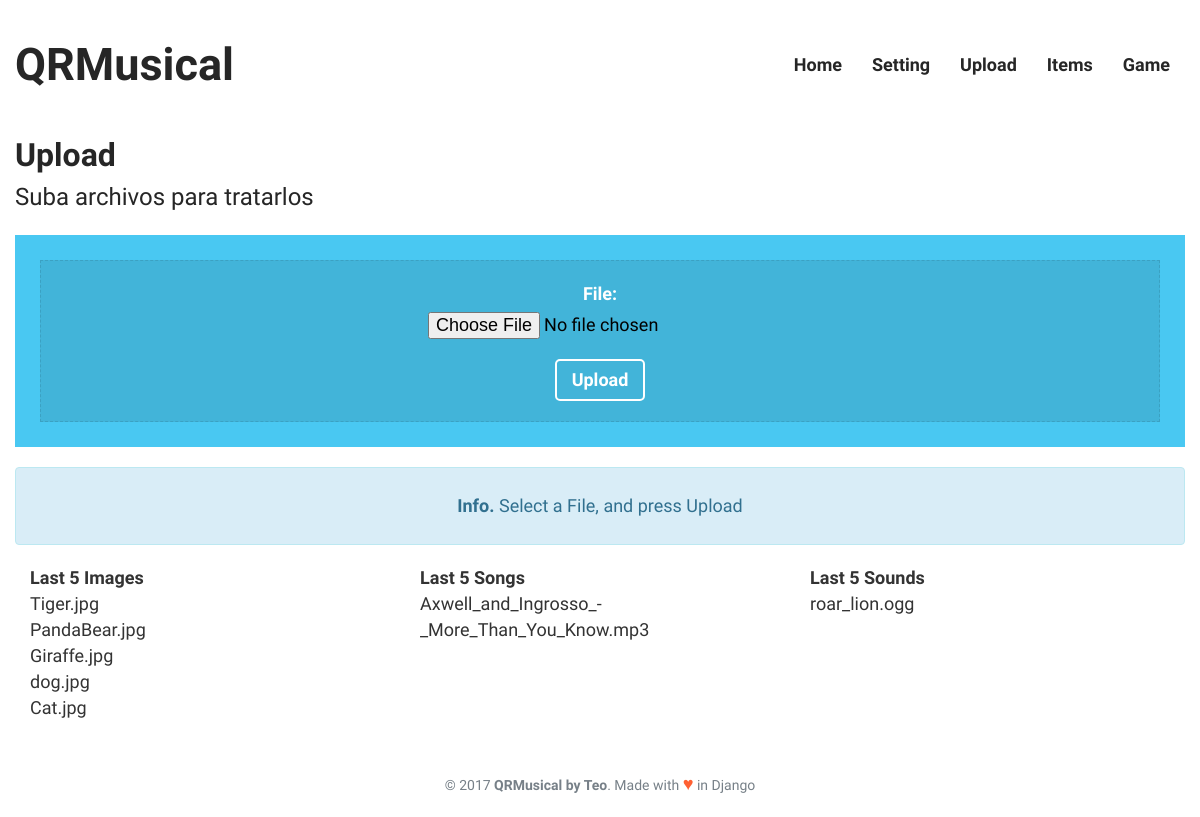
Page /upload/ on the committed database.
### appQRMusical/models.py (models this page shows)
class File(models.Model):
    FILE_TYPES = (
        ('mp3', 'Song'),
        ('ogg', 'Sound'),
        ('jpg', 'Image'),
    )
    id = models.AutoField(primary_key=True)
    file = models.FileField(upload_to=directory_to_upload)
    filename = models.CharField(max_length=128, blank=True, null=True)
    filetype = models.CharField(max_length=3, choices=FILE_TYPES, blank=True)
    upload_date = models.DateTimeField(auto_now_add=True)
    def __str__(self):
        return self.filename

### appQRMusical/views.py (the view)
# urls.py: url(r'^upload/$', views.upload, name ='upload'),
def upload(request):
	context = last_items(request, 5)
	context['message'] = "Select a File, and press Upload"
	context['alert'] = "alert-info"
	if request.method == 'POST':
		context['form'] = FileForm(request.POST, request.FILES)
		if context['form'].is_valid():
			file_up = File()
			file_up.file = request.FILES['file']
			file_up.filename = request.FILES['file'].name
			name, ext = file_up.filename.rsplit('.', 1)
			file_up.filetype = ext
			file_up.save()
			context['message'] = "File \"%s\" upload success" % (file_up)
			context['alert'] = "alert-success"
	else:
		context['form'] = FileForm()
	return render(request, 'upload.html', context)

### appQRMusical/forms.py
class FileForm(forms.ModelForm):
    class Meta:
        model = File
        fields = ('file', )

### appQRMusical/templatetags/zbar_extras.py (called while the page is built)
@register.simple_tag
def stop_cam():
	print("Stop Cam")
	if global_vars.zbar_status != None:
		os.system("ps -A | grep zbar| awk '{print $1}' | xargs kill -9 $1")
		global_vars.zbar_status = None
		global_vars.message = 'Get close QR code to cam'
		global_vars.cam = 1

### appQRMusical/views.py (called while the page is built)
def last_items(request, number_objects):
	return {
		'images_list'	: File.objects.order_by('-upload_date').filter(filetype="jpg")[:number_objects],
		'songs_list'	: File.objects.order_by('-upload_date').filter(filetype="mp3")[:number_objects],
		'sounds_list'	: File.objects.order_by('-upload_date').filter(filetype="ogg")[:number_objects],
	}

### appQRMusical/templates/upload.html (shortened to what this page needs)
{% extends "common_template.html" %}
{% block activate_upload %} class="active" {% endblock %}
{% block content %}
<div class="container">
    <div class="row">
        <h1>Upload</h1>
        <h2>Suba archivos para tratarlos</h2>
		<div class="col-sm-12 QRM_box QRM_blue">
			<div class="QRM_box_in">
				<form method="post" enctype="multipart/form-data">
					<center>{{ form.as_p }}</center>
					<button type="submit" class="QRM_btn">Upload</button>
				</form>
			</div>
		</div>
		<div class="col-sm-12 QRM_box alert {{ alert }}">
			<p>
				<strong>
					{% if alert == 'alert-info' %}
						Info.
					{% elif alert == 'alert-success' %}
						Succes!.
					{% endif %}
				</strong>
				{{ message }}
			</p>
		</div>
	</div>
</div>
<div>
	{% include "last_items.html" with images_list=images_list %}
</div>
{% endblock content %}

### appQRMusical/templates/last_items.html
<div class="container">
    <div class="row">
		<div class="col-sm-4">
			<h5>Last 5 Images</h5>
			{% for img in images_list %}
				<a href="{% url 'item_detail' img.pk %}">
					<p>{{ img }}</p>
				</a>
			{% endfor %}
		</div>
		<div class="col-sm-4">
			<h5>Last 5 Songs</h5>
			{% for son in songs_list %}
				<a href="{% url 'item_detail' son.pk %}">
					<p>{{ son }}</p>
				</a>
			{% endfor %}
		</div>
		<div class="col-sm-4">
			<h5>Last 5 Sounds</h5>
			{% for sou in sounds_list %}
				<a href="{% url 'item_detail' sou.pk %}">
					<p>{{ sou }}</p>
				</a>
			{% endfor %}
		</div>
	</div>
</div>

### appQRMusical/static/css/QRMusical.css (style rules this page uses)
.QRM_box { margin-left: auto; margin-right: auto; margin-top: 20px; padding: 25px; text-align: center; font-size: 24px; line-height: 36px; -webkit-transition-duration: 0.4s; transition-duration: 0.4s; }
.QRM_box_in { border-style: dashed; border-width: thin; border-color: rgba(0, 0, 0, 0.1); background-color: rgba(0, 0, 0, 0.1); color: #fff; padding: 20px; }
.QRM_blue { background-color: #49C8F2; }
.QRM_btn { background-color: transparent; border-width: 2px; border-style: solid; border-color: white; min-width: 90px; max-width: 360px; text-decoration: none; font-size: 18px; font-weight: bold; font-family: 'Source Sans Pro', Helvetica, Arial, sans-serif; -webkit-font-smoothing: antialiased; font-stretch: normal; border-radius: 5px; margin-top: 20px; -webkit-transition-duration: 0.4s; transition-duration: 0.4s; }
h1 { font-size: 32px; line-height: 1.5; font-weight: 600; color: #262626; margin: 0; }
h2 { font-weight: 300; color: #262626; font-size: 24px; line-height: 1.5; margin: 0; }
h5 { font-size: 18px !important; line-height: 26px; font-weight: 600; margin: 0; display: block; font-size: 1.17em; -webkit-margin-start: 0px; -webkit-margin-end: 0px; font-weight: bold; }
body { font-family: 'Source Sans Pro', Helvetica, Arial, sans-serif; -webkit-font-smoothing: antialiased; }
a { color: inherit; text-decoration: none; }
p { margin: 0; font-size: 18px; line-height: 26px; font-weight: 400; }
input { color:black; }

### rows in the picture
File: filename "Tiger.jpg"
File: filename "PandaBear.jpg"
File: filename "Giraffe.jpg"
File: filename "dog.jpg"
File: filename "Cat.jpg"
File: filename "Axwell_and_Ingrosso_-_More_Than_You_Know.mp3"
File: filename "roar_lion.ogg"

### other values in the picture
{{ message }} "Select a File, and press Upload"
